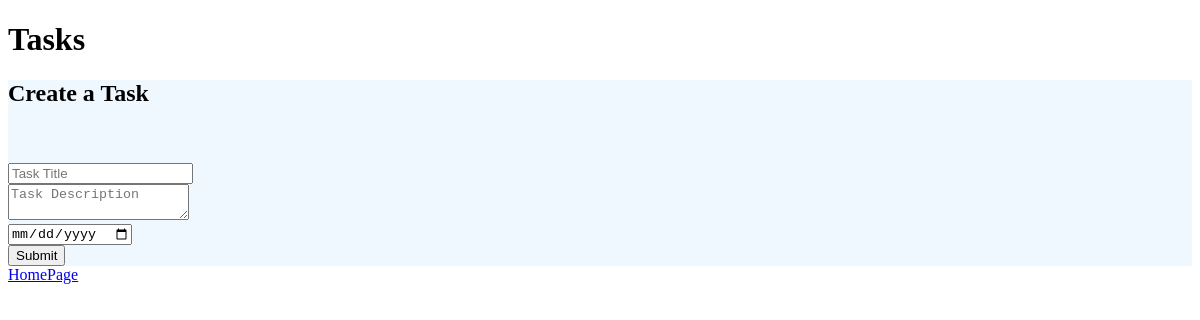
Before: /tasks/ (signed in) with the older database file.
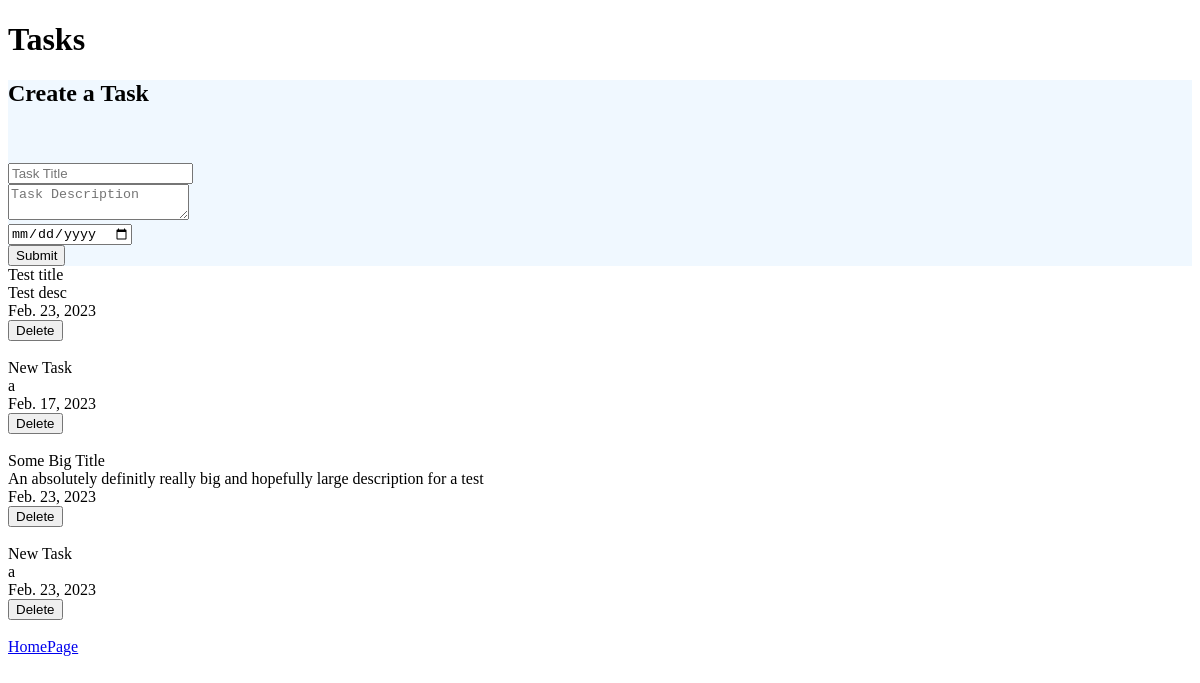
After: the same page with the newer database file.
### Tasks/models.py (models this page shows)
class Task(models.Model):
    Title = models.CharField(max_length=50)
    Description = models.TextField()
    DueDate = models.DateField()
    Completed = models.BooleanField(default=False)
    Owner = models.ForeignKey(User, on_delete= models.CASCADE)

### Tasks/views.py (the view)
# urls.py: path('', views.main),
def main(request):
    if request.method == 'POST':
        Title = request.POST['Title']
        Description = request.POST['Description']
        Date = request.POST['DueDate']
        try:
            NewTask = Task.objects.create(Title = Title, Description = Description, DueDate = Date, Owner = request.user)
            NewTask.save()
            messages.info(request, f'Task {Title} has been created')
            return redirect('/tasks/')
        except:
            messages.info(request, 'Fields cant be empty')
            return redirect('/tasks/')
    else:
        Data = Task.objects.filter(Owner = request.user)
        context = {'tareas': Data}
        return render(request, 'Main.html', context)

### Tasks/templates/Main.html (shortened to what this page needs)
<!DOCTYPE html>
<html lang="en">
<head>
    <link rel="stylesheet" type="text/css" href="../static/style.css">
</head>
<body>
    <div><h1>Tasks</h1></div>
    <div>
        <div class = 'box'>
            <h2>Create a Task </h2><br>
            <div class = 'create'>
                <form action = '' method = 'post'>
                    {% csrf_token %}<br>
                    <input type = 'text' name = 'Title' placeholder="Task Title"><br>
                    <textarea id = 'Description' name = 'Description' placeholder="Task Description"></textarea> <br>
                    <input type = 'date' name = 'DueDate'><br>
                    <input type = 'submit'>
            </div>
        </div>
    </div>
    <div class = 'boxTask'>
        {% for task in tareas %}
        <div class = 'task'>
            {{task.Title}}<br>  {{task.Description}} <br> {{task.DueDate}}<br>
            <form action="{% url 'delete' %}" method="post">
                <div class='delete'>
                    <input type='submit' name='Delete' value='Delete' class='delete'>
                </div>
            </form>
        </div> <br>
        {% endfor %}
    </div>
    <a href = '/'>HomePage</a>
</body>
</html>

### Accounts/static/style.css (style rules this page uses)
.box { background-color: aliceblue; }

Changed rows visible on the page:
added Task: Title "Test title", Description "Test desc", DueDate "Feb. 23, 2023"
added Task: Title "New Task", Description "a", DueDate "Feb. 17, 2023"
added Task: Title "Some Big Title", Description "An absolutely definitly really big and hopefully large description for a test", DueDate "Feb. 23, 2023"
added Task: Title "New Task", Description "a", DueDate "Feb. 23, 2023"
